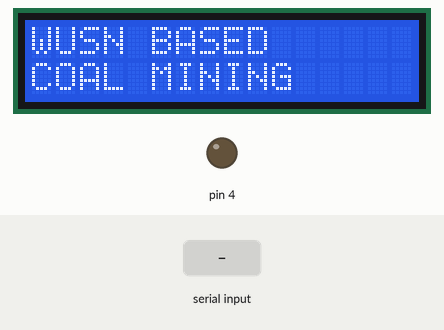
Simulated run of this sketch. Board: Arduino Uno, built with avr-gcc and run on an emulated ATmega328P. Shown: 16×2 character LCD, output pins drawn as LEDs (lit = HIGH). Inputs (shaded band) come from the test bench.

Above: at 0.1 s.
3.3 s: "A" received over Serial
At 5.1 s:
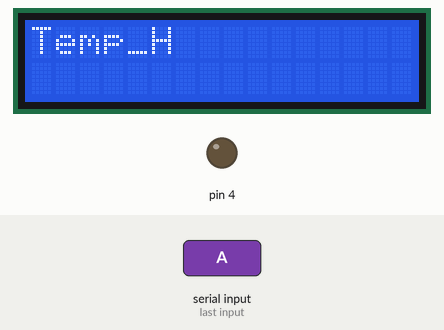
5.8 s: "a" received over Serial
At 6.3 s:
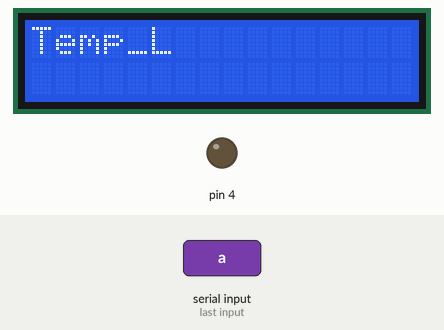
7.3 s: "x" received over Serial
At 8.5 s:
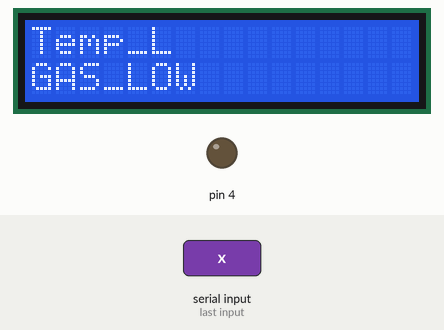
8.8 s: "X" received over Serial
At 10.5 s:
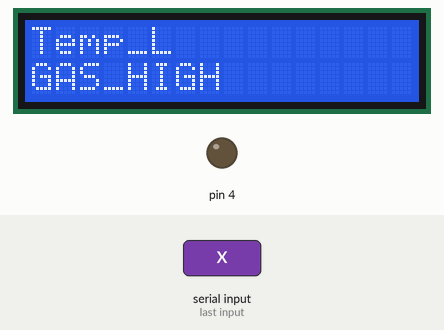
11.3 s: "z" received over Serial
At 11.7 s:
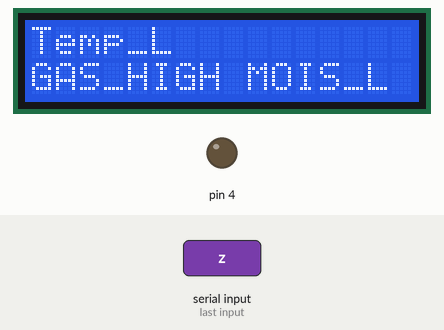
12.8 s: "Z" received over Serial
At 14.8 s:
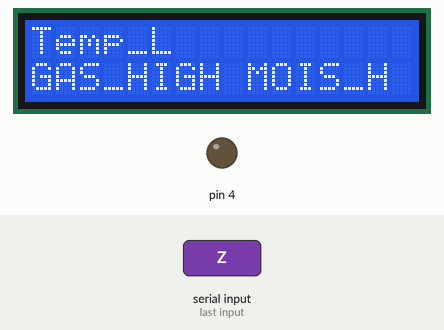
Timing chart, 0 to 16.3 s (numbered marks = the images above; inputs shaded):
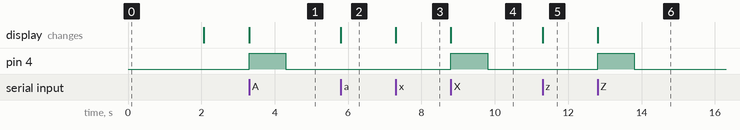

The sketch:

code_RX_coal.ino
```cpp
#include<LiquidCrystal.h>
LiquidCrystal lcd(13,12,11,10,9,8);


void setup()

{
  // put your setup code here, to run once:
lcd.begin(16,2);
Serial.begin(9600);
pinMode(4,OUTPUT);
lcd.setCursor(0,0);
lcd.print("WUSN BASED  ");
lcd.setCursor(0,1);
lcd.print("COAL MINING ");
delay(2000);
lcd.clear();
}

void loop() {
  // put your main code here, to run repeatedly:

  if(Serial.available()>0)
              {
                //
             char c =  Serial.read();

                  if(c=='A')
                  {


                    lcd.setCursor(0,0);
                    lcd.print("Temp_H");
                    digitalWrite( 4,HIGH);
  delay(1000);
 digitalWrite( 4,LOW);


                   }

             if(c=='a')
                {
                  lcd.setCursor(0,0);
                    lcd.print("Temp_L");
                  digitalWrite(4,LOW);

                }


 if(c=='x')
  {
  lcd.setCursor(0,1);
  lcd.print("GAS_LOW ");
  digitalWrite( 4,LOW);

  }
 if (c=='X')
  {
  lcd.setCursor(0,1);
  lcd.print("GAS_HIGH");
   digitalWrite( 4,HIGH);
  delay(1000);
 digitalWrite( 4,LOW);

  }
if (c=='z')
  {
  lcd.setCursor(9,1);
  lcd.print("MOIS_L");
  digitalWrite( 4,LOW);


  }

 if(c=='Z')
  {
  lcd.setCursor(9,1);
  lcd.print("MOIS_H");
  digitalWrite( 4,HIGH);
  delay(1000);
 digitalWrite( 4,LOW);


  }
  if(c=='V')
  {
  lcd.setCursor(9,0);
  lcd.print("VIB_H");
  digitalWrite( 4,HIGH);
  delay(1000);
 digitalWrite( 4,LOW);

  }
  if(c=='v')
  {
  lcd.setCursor(9,0);
  lcd.print("VIB_L");
   digitalWrite( 4,LOW);

  }
    }

}
```

Measured:
- after the input at 3.3 s, pin 4: LOW → HIGH at once, → LOW 1.0 s later; the display: changes at once (image 1)
- after the input at 5.8 s, the display: changes at once (image 2)
- after the input at 7.3 s, the display: changes at once (image 3)
- after the input at 8.8 s, pin 4: LOW → HIGH at once, → LOW 1.0 s later; the display: changes at once (image 4)
- after the input at 11.3 s, the display: changes at once (image 5)
- after the input at 12.8 s, pin 4: LOW → HIGH at once, → LOW 1.0 s later; the display: changes at once (image 6)
